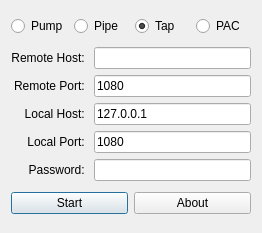
<?xml version="1.0" encoding="UTF-8"?>
<ui version="4.0">
 <class>MainWidget</class>
 <widget class="QWidget" name="MainWidget">
  <property name="geometry">
   <rect>
    <x>0</x>
    <y>0</y>
    <width>262</width>
    <height>233</height>
   </rect>
  </property>
  <property name="windowTitle">
   <string>pipesocks GUI</string>
  </property>
  <layout class="QVBoxLayout" name="verticalLayout">
   <item>
    <layout class="QHBoxLayout" name="horizontalLayout">
     <item>
      <widget class="QRadioButton" name="Pump">
       <property name="text">
        <string>Pump</string>
       </property>
      </widget>
     </item>
     <item>
      <widget class="QRadioButton" name="Pipe">
       <property name="text">
        <string>Pipe</string>
       </property>
      </widget>
     </item>
     <item>
      <widget class="QRadioButton" name="Tap">
       <property name="text">
        <string>Tap</string>
       </property>
       <property name="checked">
        <bool>true</bool>
       </property>
      </widget>
     </item>
     <item>
      <widget class="QRadioButton" name="PAC">
       <property name="text">
        <string>PAC</string>
       </property>
      </widget>
     </item>
    </layout>
   </item>
   <item>
    <layout class="QGridLayout" name="gridLayout">
     <item row="4" column="1">
      <widget class="QLineEdit" name="Password">
       <property name="echoMode">
        <enum>QLineEdit::Password</enum>
       </property>
      </widget>
     </item>
     <item row="2" column="0">
      <widget class="QLabel" name="LHLabel">
       <property name="text">
        <string>Local Host: </string>
       </property>
       <property name="alignment">
        <set>Qt::AlignRight|Qt::AlignTrailing|Qt::AlignVCenter</set>
       </property>
      </widget>
     </item>
     <item row="3" column="1">
      <widget class="QLineEdit" name="LocalPort">
       <property name="text">
        <string>1080</string>
       </property>
      </widget>
     </item>
     <item row="4" column="0">
      <widget class="QLabel" name="PLabel">
       <property name="text">
        <string>Password: </string>
       </property>
       <property name="alignment">
        <set>Qt::AlignRight|Qt::AlignTrailing|Qt::AlignVCenter</set>
       </property>
      </widget>
     </item>
     <item row="2" column="1">
      <widget class="QLineEdit" name="LocalHost">
       <property name="text">
        <string>127.0.0.1</string>
       </property>
      </widget>
     </item>
     <item row="3" column="0">
      <widget class="QLabel" name="LPLabel">
       <property name="text">
        <string>Local Port: </string>
       </property>
       <property name="alignment">
        <set>Qt::AlignRight|Qt::AlignTrailing|Qt::AlignVCenter</set>
       </property>
      </widget>
     </item>
     <item row="0" column="0">
      <widget class="QLabel" name="RHLabel">
       <property name="text">
        <string>Remote Host: </string>
       </property>
       <property name="alignment">
        <set>Qt::AlignRight|Qt::AlignTrailing|Qt::AlignVCenter</set>
       </property>
      </widget>
     </item>
     <item row="1" column="1">
      <widget class="QLineEdit" name="RemotePort">
       <property name="text">
        <string>1080</string>
       </property>
      </widget>
     </item>
     <item row="0" column="1">
      <widget class="QLineEdit" name="RemoteHost">
       <property name="text">
        <string/>
       </property>
      </widget>
     </item>
     <item row="1" column="0">
      <widget class="QLabel" name="RPLabel">
       <property name="text">
        <string>Remote Port: </string>
       </property>
       <property name="alignment">
        <set>Qt::AlignRight|Qt::AlignTrailing|Qt::AlignVCenter</set>
       </property>
      </widget>
     </item>
    </layout>
   </item>
   <item>
    <layout class="QHBoxLayout" name="horizontalLayout_2">
     <item>
      <widget class="QPushButton" name="Start">
       <property name="text">
        <string>Start</string>
       </property>
       <property name="default">
        <bool>true</bool>
       </property>
      </widget>
     </item>
     <item>
      <widget class="QPushButton" name="About">
       <property name="text">
        <string>About</string>
       </property>
      </widget>
     </item>
    </layout>
   </item>
  </layout>
 </widget>
 <resources/>
 <connections/>
</ui>
